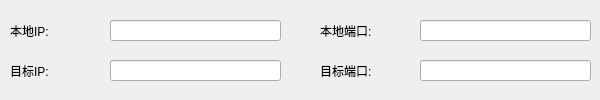
<?xml version="1.0" encoding="UTF-8"?>
<ui version="4.0">
 <class>CreateUDPMul</class>
 <widget class="QWidget" name="CreateUDPMul">
  <property name="geometry">
   <rect>
    <x>0</x>
    <y>0</y>
    <width>600</width>
    <height>100</height>
   </rect>
  </property>
  <property name="windowTitle">
   <string>Form</string>
  </property>
  <widget class="QLabel" name="localPortLab">
   <property name="geometry">
    <rect>
     <x>320</x>
     <y>20</y>
     <width>71</width>
     <height>21</height>
    </rect>
   </property>
   <property name="text">
    <string>本地端口:</string>
   </property>
  </widget>
  <widget class="QLineEdit" name="localIPLine">
   <property name="geometry">
    <rect>
     <x>110</x>
     <y>20</y>
     <width>171</width>
     <height>21</height>
    </rect>
   </property>
  </widget>
  <widget class="QLineEdit" name="tarIPLine">
   <property name="geometry">
    <rect>
     <x>110</x>
     <y>60</y>
     <width>171</width>
     <height>21</height>
    </rect>
   </property>
  </widget>
  <widget class="QLineEdit" name="tarPortLine">
   <property name="geometry">
    <rect>
     <x>420</x>
     <y>60</y>
     <width>171</width>
     <height>21</height>
    </rect>
   </property>
  </widget>
  <widget class="QLabel" name="tarIPLab">
   <property name="geometry">
    <rect>
     <x>10</x>
     <y>60</y>
     <width>71</width>
     <height>21</height>
    </rect>
   </property>
   <property name="text">
    <string>目标IP:</string>
   </property>
  </widget>
  <widget class="QLabel" name="tarPortLab">
   <property name="geometry">
    <rect>
     <x>320</x>
     <y>60</y>
     <width>71</width>
     <height>21</height>
    </rect>
   </property>
   <property name="text">
    <string>目标端口:</string>
   </property>
  </widget>
  <widget class="QLabel" name="localIPLab">
   <property name="geometry">
    <rect>
     <x>10</x>
     <y>20</y>
     <width>71</width>
     <height>21</height>
    </rect>
   </property>
   <property name="text">
    <string>本地IP:</string>
   </property>
  </widget>
  <widget class="QLineEdit" name="localPortLine">
   <property name="geometry">
    <rect>
     <x>420</x>
     <y>20</y>
     <width>171</width>
     <height>21</height>
    </rect>
   </property>
  </widget>
 </widget>
 <resources/>
 <connections/>
</ui>
